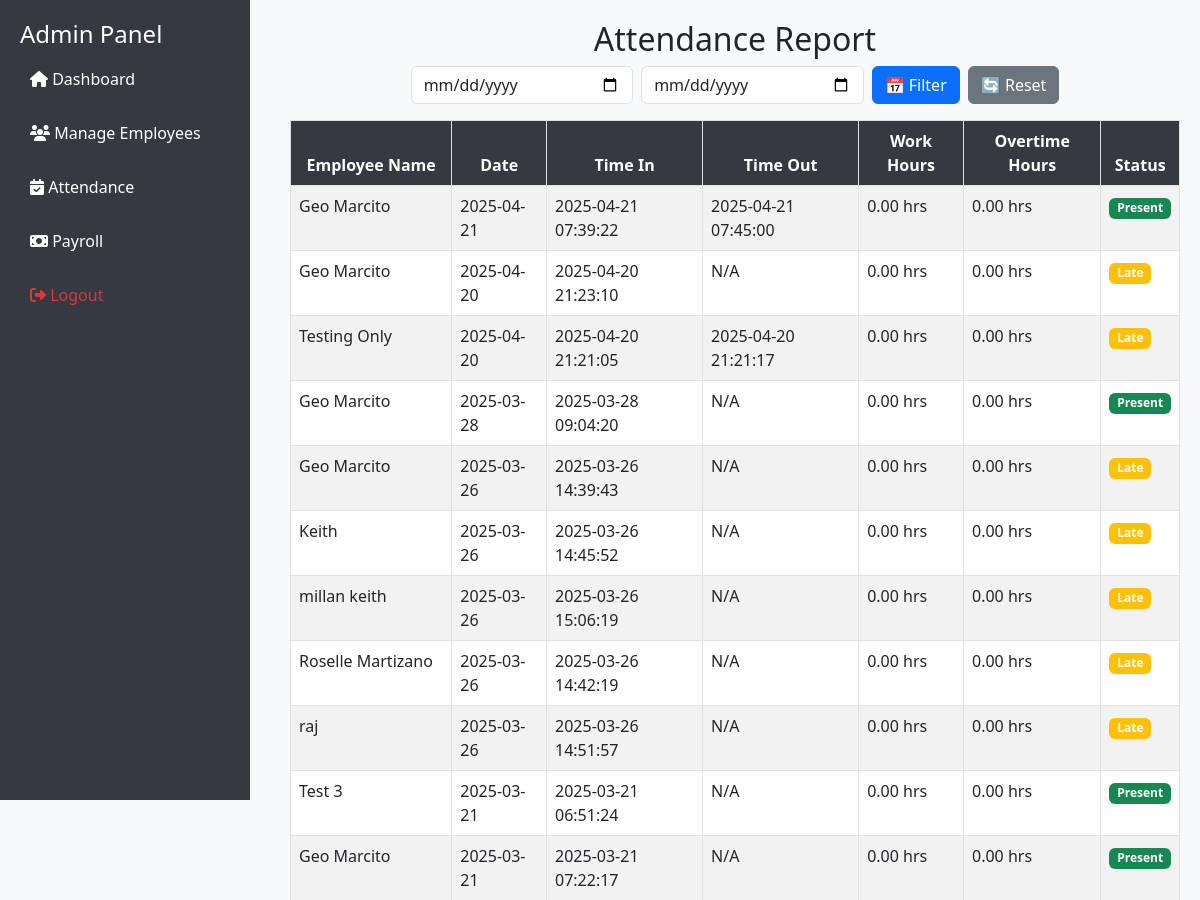
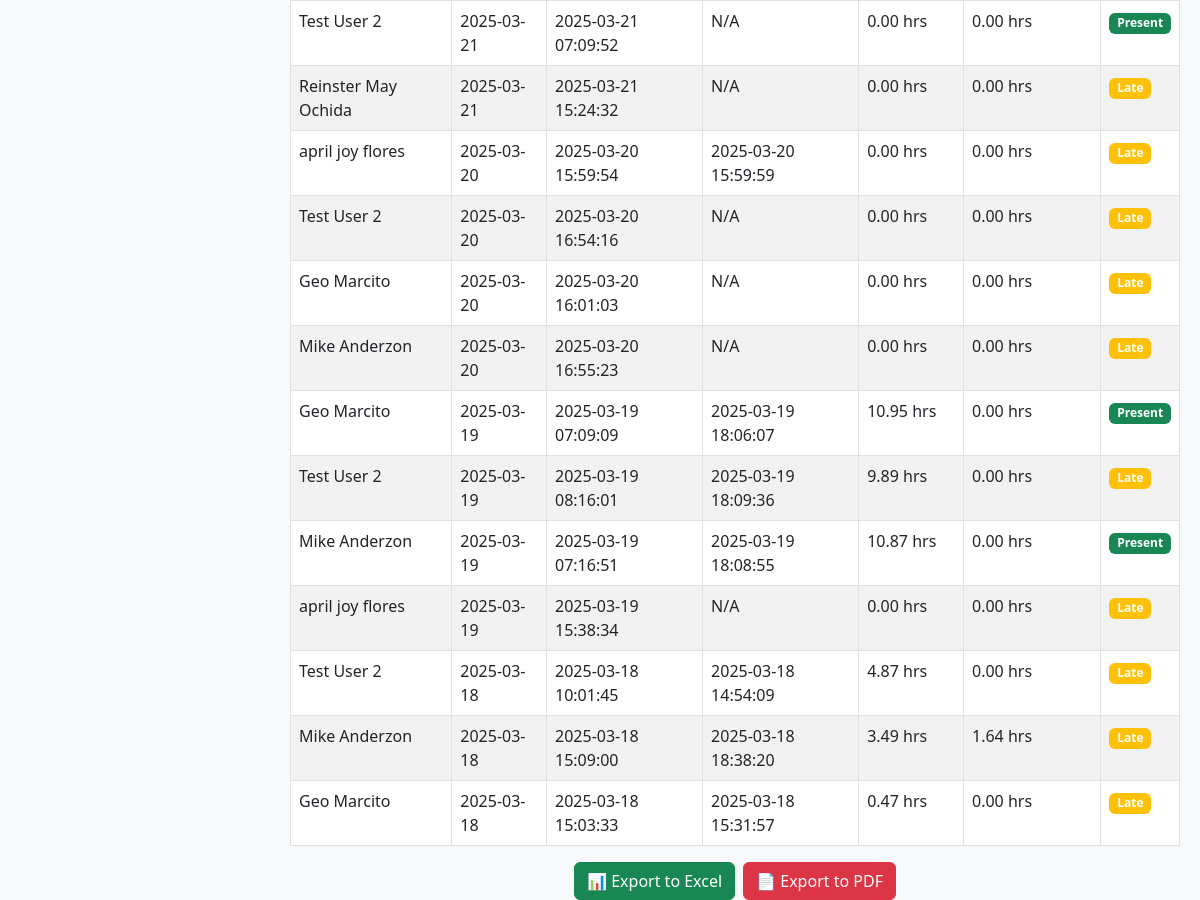
Page /admin/view_attendance.php (signed in) on the committed database (2 pictures, top to bottom).
### tables this page shows
CREATE TABLE `attendance` (
  `id` int(11) NOT NULL,
  `emp_id` int(11) NOT NULL,
  `time_in` datetime DEFAULT NULL,
  `time_out` datetime DEFAULT NULL,
  `work_hours` decimal(5,2) DEFAULT 0.00,
  `date` date NOT NULL,
  `status` enum('present','late','absent','on leave') NOT NULL DEFAULT 'absent',
  `overtime_hours` decimal(5,2) DEFAULT 0.00
);

CREATE TABLE `employees` (
  `emp_id` int(11) NOT NULL,
  `full_name` varchar(100) NOT NULL,
  `phone` varchar(15) NOT NULL,
  `address` text NOT NULL,
  `created_at` timestamp NOT NULL DEFAULT current_timestamp(),
  `position` varchar(50) NOT NULL,
  `salary` decimal(10,2) NOT NULL DEFAULT 0.00
);

### admin/view_attendance.php (the view, shortened to what this page needs)
<?php
include '../config/db_connect.php';
$where = "";
$from_date = $to_date = "";
$sql = "SELECT
            a.*,
            e.full_name,
            u.role,
            IFNULL(a.work_hours, 0) AS work_hours,
            IFNULL(a.overtime_hours, 0) AS overtime_hours,
            lr.leave_type,
            lr.status AS leave_status
        FROM attendance a
        JOIN employees e ON a.emp_id = e.emp_id
        JOIN users u ON e.emp_id = u.emp_id
        LEFT JOIN leave_requests lr
            ON a.emp_id = lr.emp_id
            AND a.date BETWEEN lr.start_date AND lr.end_date
            AND lr.status = 'approved'
        $where
        ORDER BY a.date DESC";
$result = $conn->query($sql);
function getStatusBadge($row) {
    if ($row['leave_type'] && $row['leave_status'] === 'approved') {
        return "<span class='badge bg-info'>On Leave</span>";
    } else {
        $status = $row['status'];
        $badgeColor = match($status) {
            'present' => 'success',
            'late' => 'warning',
            'absent' => 'danger',
            default => 'secondary',
        };
        return "<span class='badge bg-{$badgeColor}'>" . ucfirst($status) . "</span>";
    }
}
?>
<!DOCTYPE html>
<html lang="en">
<head>
    <link rel="stylesheet" href="https://cdn.jsdelivr.net/npm/bootstrap@5.3.0/dist/css/bootstrap.min.css">
    <link rel="stylesheet" href="https://cdnjs.cloudflare.com/ajax/libs/font-awesome/6.4.2/css/all.min.css">
</head>
<body>
    <div class="sidebar">
        <h4>Admin Panel</h4>
        <a href="dashboard.php"><i class="fas fa-home"></i> Dashboard</a>
        <a href="manage_employees.php"><i class="fas fa-users"></i> Manage Employees</a>
        <a href="view_attendance.php"><i class="fas fa-calendar-check"></i> Attendance</a>
        <a href="generate_payroll.php"><i class="fas fa-money-bill"></i> Payroll</a>
        <a href="../auth/logout.php" class="text-danger"><i class="fas fa-sign-out-alt"></i> Logout</a>
    </div>
    <div class="main-content">
        <h2 class="text-center">Attendance Report</h2>
        <form method="GET" class="d-flex justify-content-center mb-3">
            <input type="date" name="from_date" value="<?= $from_date ?>" required class="form-control w-25 me-2">
            <input type="date" name="to_date" value="<?= $to_date ?>" required class="form-control w-25 me-2">
            <button type="submit" class="btn btn-primary">📅 Filter</button>
            <a href="view_attendance.php" class="btn btn-secondary ms-2">🔄 Reset</a>
        </form>
        <table class="table table-bordered table-striped">
            <thead>
                <tr>
                    <th>Employee Name</th>
                    <th>Date</th>
                    <th>Time In</th>
                    <th>Time Out</th>
                    <th>Work Hours</th>
                    <th>Overtime Hours</th>
                    <th>Status</th>
                </tr>
            </thead>
            <tbody id="attendance-table">
                <?php while ($row = $result->fetch_assoc()): ?>
                    <tr>
                        <td><?= htmlspecialchars($row['full_name']) ?></td>
                        <td><?= htmlspecialchars($row['date']) ?></td>
                        <td><?= $row['time_in'] ?: 'N/A' ?></td>
                        <td><?= $row['time_out'] ?: 'N/A' ?></td>
                        <td><?= $row['work_hours'] ?> hrs</td>
                        <td><?= $row['overtime_hours'] ?> hrs</td>
                        <td><?= getStatusBadge($row) ?></td>
                    </tr>
                <?php endwhile; ?>
            </tbody>
        </table>
        <div class="d-flex justify-content-center mt-3">
            <a href="export_excel.php?from_date=<?= $from_date ?>&to_date=<?= $to_date ?>" class="btn btn-success me-2">📊 Export to Excel</a>
            <a href="export_pdf.php?from_date=<?= $from_date ?>&to_date=<?= $to_date ?>" class="btn btn-danger">📄 Export to PDF</a>
        </div>
    </div>
</body>
</html>

### admin/view_attendance.php (style rules this page uses)
body { display: flex; height: 100vh; background-color: #f8f9fa; }
.sidebar { width: 250px; background: #343a40; color: white; padding: 20px; height: 100vh; position: fixed; }
.sidebar a { color: white; text-decoration: none; display: block; padding: 10px; margin-bottom: 10px; border-radius: 5px; }
.main-content { margin-left: 270px; padding: 20px; width: 100%; }
.table th { background-color: #343a40; color: white; text-align: center; }

### rows in the picture
attendance: emp.full_name "Geo Marcito", date "2025-04-21", time_in "2025-04-21 07:39:22", time_out "2025-04-21 07:45:00", work_hours "0.00", overtime_hours "0.00", status "Present"
attendance: emp.full_name "Geo Marcito", date "2025-04-20", time_in "2025-04-20 21:23:10", time_out "N/A", work_hours "0.00", overtime_hours "0.00", status "Late"
attendance: emp.full_name "Testing Only", date "2025-04-20", time_in "2025-04-20 21:21:05", time_out "2025-04-20 21:21:17", work_hours "0.00", overtime_hours "0.00", status "Late"
attendance: emp.full_name "Geo Marcito", date "2025-03-28", time_in "2025-03-28 09:04:20", time_out "N/A", work_hours "0.00", overtime_hours "0.00", status "Present"
attendance: emp.full_name "Geo Marcito", date "2025-03-26", time_in "2025-03-26 14:39:43", time_out "N/A", work_hours "0.00", overtime_hours "0.00", status "Late"
attendance: emp.full_name "Keith", date "2025-03-26", time_in "2025-03-26 14:45:52", time_out "N/A", work_hours "0.00", overtime_hours "0.00", status "Late"
attendance: emp.full_name "millan keith", date "2025-03-26", time_in "2025-03-26 15:06:19", time_out "N/A", work_hours "0.00", overtime_hours "0.00", status "Late"
attendance: emp.full_name "Roselle Martizano", date "2025-03-26", time_in "2025-03-26 14:42:19", time_out "N/A", work_hours "0.00", overtime_hours "0.00", status "Late"
attendance: emp.full_name "raj", date "2025-03-26", time_in "2025-03-26 14:51:57", time_out "N/A", work_hours "0.00", overtime_hours "0.00", status "Late"
attendance: emp.full_name "Test 3", date "2025-03-21", time_in "2025-03-21 06:51:24", time_out "N/A", work_hours "0.00", overtime_hours "0.00", status "Present"
attendance: emp.full_name "Geo Marcito", date "2025-03-21", time_in "2025-03-21 07:22:17", time_out "N/A", work_hours "0.00", overtime_hours "0.00", status "Present"
attendance: emp.full_name "Test User 2", date "2025-03-21", time_in "2025-03-21 07:09:52", time_out "N/A", work_hours "0.00", overtime_hours "0.00", status "Present"
attendance: emp.full_name "Reinster May Ochida", date "2025-03-21", time_in "2025-03-21 15:24:32", time_out "N/A", work_hours "0.00", overtime_hours "0.00", status "Late"
attendance: emp.full_name "april joy flores", date "2025-03-20", time_in "2025-03-20 15:59:54", time_out "2025-03-20 15:59:59", work_hours "0.00", overtime_hours "0.00", status "Late"
attendance: emp.full_name "Test User 2", date "2025-03-20", time_in "2025-03-20 16:54:16", time_out "N/A", work_hours "0.00", overtime_hours "0.00", status "Late"
attendance: emp.full_name "Geo Marcito", date "2025-03-20", time_in "2025-03-20 16:01:03", time_out "N/A", work_hours "0.00", overtime_hours "0.00", status "Late"
attendance: emp.full_name "Mike Anderzon", date "2025-03-20", time_in "2025-03-20 16:55:23", time_out "N/A", work_hours "0.00", overtime_hours "0.00", status "Late"
attendance: emp.full_name "Geo Marcito", date "2025-03-19", time_in "2025-03-19 07:09:09", time_out "2025-03-19 18:06:07", work_hours "10.95", overtime_hours "0.00", status "Present"
attendance: emp.full_name "Test User 2", date "2025-03-19", time_in "2025-03-19 08:16:01", time_out "2025-03-19 18:09:36", work_hours "9.89", overtime_hours "0.00", status "Late"
attendance: emp.full_name "Mike Anderzon", date "2025-03-19", time_in "2025-03-19 07:16:51", time_out "2025-03-19 18:08:55", work_hours "10.87", overtime_hours "0.00", status "Present"
attendance: emp.full_name "april joy flores", date "2025-03-19", time_in "2025-03-19 15:38:34", time_out "N/A", work_hours "0.00", overtime_hours "0.00", status "Late"
attendance: emp.full_name "Test User 2", date "2025-03-18", time_in "2025-03-18 10:01:45", time_out "2025-03-18 14:54:09", work_hours "4.87", overtime_hours "0.00", status "Late"
attendance: emp.full_name "Mike Anderzon", date "2025-03-18", time_in "2025-03-18 15:09:00", time_out "2025-03-18 18:38:20", work_hours "3.49", overtime_hours "1.64", status "Late"
attendance: emp.full_name "Geo Marcito", date "2025-03-18", time_in "2025-03-18 15:03:33", time_out "2025-03-18 15:31:57", work_hours "0.47", overtime_hours "0.00", status "Late"
